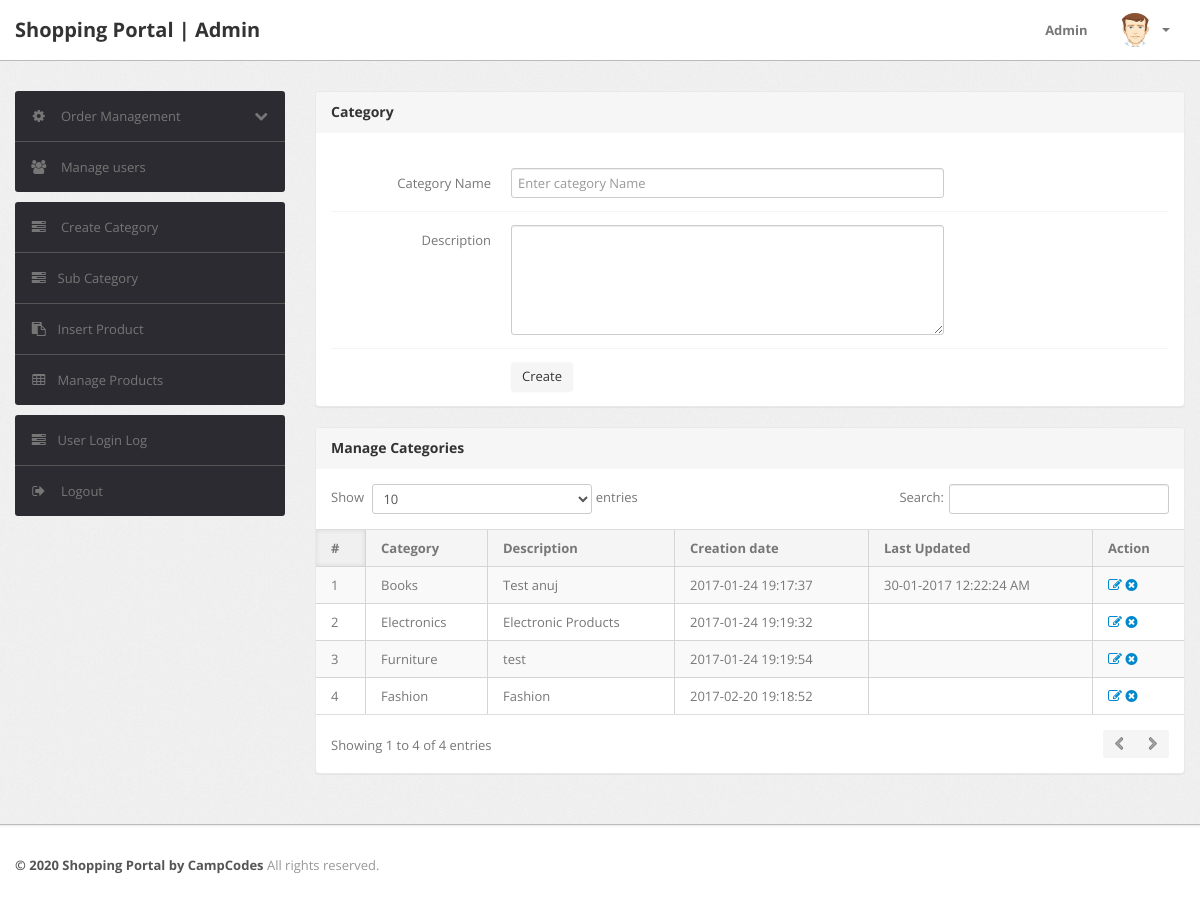
/admin/category.php (signed in), run on an earlier commit of the app's database.
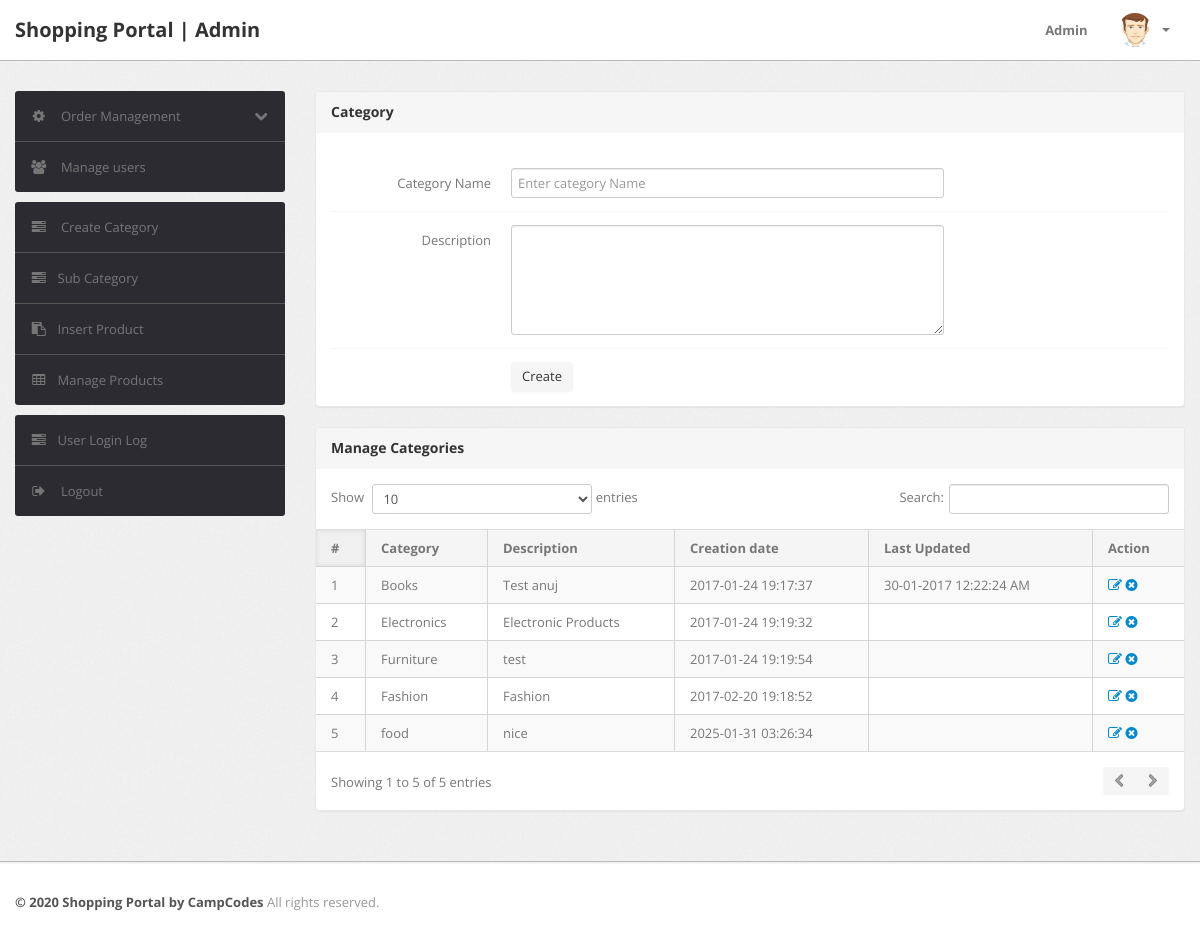
And on a later commit of the database.
### tables this page shows
CREATE TABLE `category` (
  `id` int(11) NOT NULL,
  `categoryName` varchar(255) DEFAULT NULL,
  `categoryDescription` longtext DEFAULT NULL,
  `creationDate` timestamp NOT NULL DEFAULT current_timestamp(),
  `updationDate` varchar(255) DEFAULT NULL
);

### admin/category.php (the view, shortened to what this page needs)
<?php
include('include/config.php');
if(strlen($_SESSION['alogin'])==0)
	{
header('location:index.php');
}
else{
?>
<!DOCTYPE html>
<html lang="en">
<head>
	<link type="text/css" href="bootstrap/css/bootstrap.min.css" rel="stylesheet">
	<link type="text/css" href="bootstrap/css/bootstrap-responsive.min.css" rel="stylesheet">
	<link type="text/css" href="css/theme.css" rel="stylesheet">
	<link type="text/css" href="images/icons/css/font-awesome.css" rel="stylesheet">
</head>
<body>
<?php include('include/header.php');?>
	<div class="wrapper">
		<div class="container">
			<div class="row">
<?php include('include/sidebar.php');?>
			<div class="span9">
					<div class="content">
						<div class="module">
							<div class="module-head">
								<h3>Category</h3>
							</div>
							<div class="module-body">
									<br />
			<form class="form-horizontal row-fluid" name="Category" method="post" >
<div class="control-group">
<label class="control-label" for="basicinput">Category Name</label>
<div class="controls">
<input type="text" placeholder="Enter category Name"  name="category" class="span8 tip" required>
</div>
</div>
<div class="control-group">
											<label class="control-label" for="basicinput">Description</label>
											<div class="controls">
												<textarea class="span8" name="description" rows="5"></textarea>
											</div>
										</div>
	<div class="control-group">
											<div class="controls">
												<button type="submit" name="submit" class="btn">Create</button>
											</div>
										</div>
									</form>
							</div>
						</div>
	<div class="module">
							<div class="module-head">
								<h3>Manage Categories</h3>
							</div>
							<div class="module-body table">
								<table cellpadding="0" cellspacing="0" border="0" class="datatable-1 table table-bordered table-striped	 display" width="100%">
									<thead>
										<tr>
											<th>#</th>
											<th>Category</th>
											<th>Description</th>
											<th>Creation date</th>
											<th>Last Updated</th>
											<th>Action</th>
										</tr>
									</thead>
									<tbody>
<?php $query=mysqli_query($con,"select * from category");
$cnt=1;
while($row=mysqli_fetch_array($query))
{
?>
										<tr>
											<td><?php echo htmlentities($cnt);?></td>
											<td><?php echo htmlentities($row['categoryName']);?></td>
											<td><?php echo htmlentities($row['categoryDescription']);?></td>
											<td> <?php echo htmlentities($row['creationDate']);?></td>
											<td><?php echo htmlentities($row['updationDate']);?></td>
											<td>
											<a href="edit-category.php?id=<?php echo $row['id']?>" ><i class="icon-edit"></i></a>
											<a href="category.php?id=<?php echo $row['id']?>&del=delete" onClick="return confirm('Are you sure you want to delete?')"><i class="icon-remove-sign"></i></a></td>
										</tr>
										<?php $cnt=$cnt+1; } ?>
								</table>
							</div>
						</div>
					</div>
				</div>
			</div>
		</div>
	</div>
<?php include('include/footer.php');?>
</body>
<?php } ?>

What changed in the data, as far as the page shows it:
added category: categoryName "food", categoryDescription "nice", creationDate "2025-01-31 03:26:34"
Also different on the page:
text written by a page script: "Show entries Search: Showing 1 to 4 of 4 entries" → "Show entries Search: Showing 1 to 5 of 5 entries"
